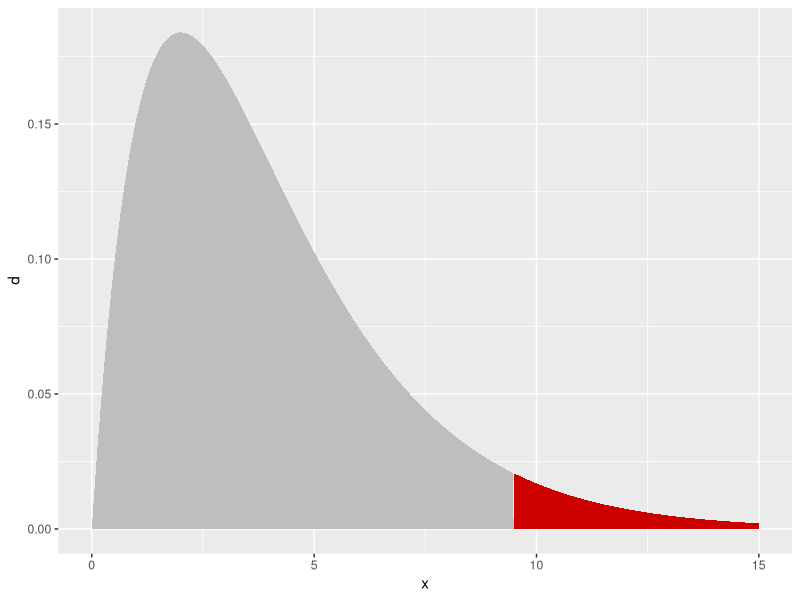
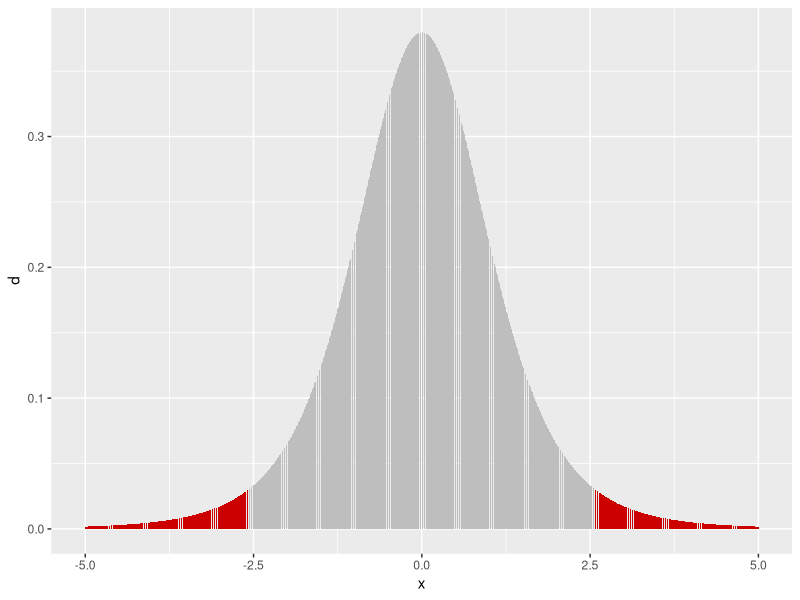

Generate these figures, in order, with R:
## ---- chunk 1
library(ggplot2)
x <- seq(0,15,0.01)
(q <- qchisq(0.95, 4))
df <- data.frame(x, d = dchisq(x,4), rejection = x>q )
ggplot(df, aes(x, y=d, fill=rejection)) + geom_area() + theme(legend.position="none") + scale_fill_manual(values=c("grey","red3"))
## ---- chunk 2
(tab <- HairEyeColor[,,1])
# archivist::aread("pbiecek/Przewodnik/arepo/a3666b4084daa5db9251dc36e3286298")
## ---- chunk 3
wynik <- chisq.test(tab)

wynik$p.value

wynik$statistic

wynik$expected

wynik$observed
## ---- chunk 4
tab22 <- tab[c(1,4),c(1,2)]
  
fisher.test(tab22)
## ---- chunk 5
x <- seq(-5,5, .01)
(q <- qt(0.975, 5))
df <- data.frame(x, d = dt(x,5), rejection = abs(x)>q )
ggplot(df, aes(x, y=d, fill=rejection)) + geom_bar(stat="identity") + theme(legend.position="none") + scale_fill_manual(values=c("grey","red3"))
